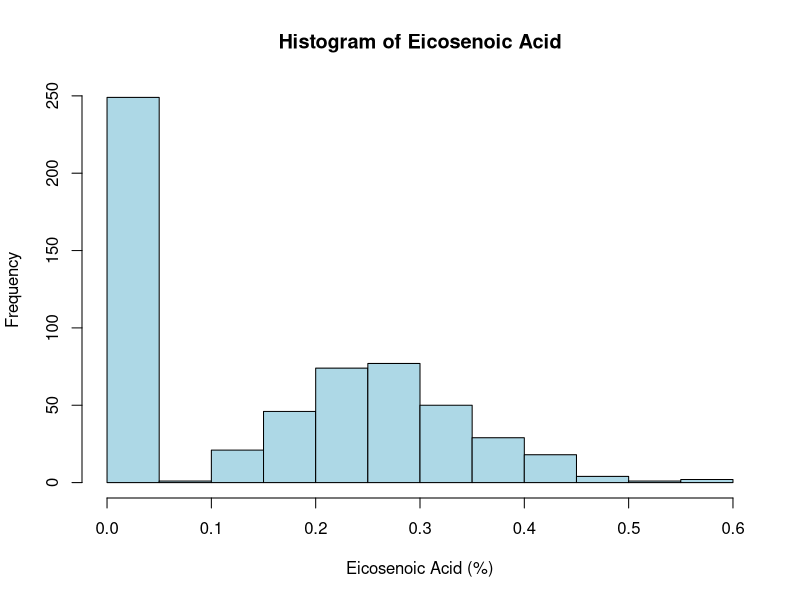

The R source for this figure:
library(dslabs)
data(olive)

hist(olive$eicosenoic,
     xlab = "Eicosenoic Acid (%)",
     main = "Histogram of Eicosenoic Acid",
     col = "lightblue",
     border = "black")
